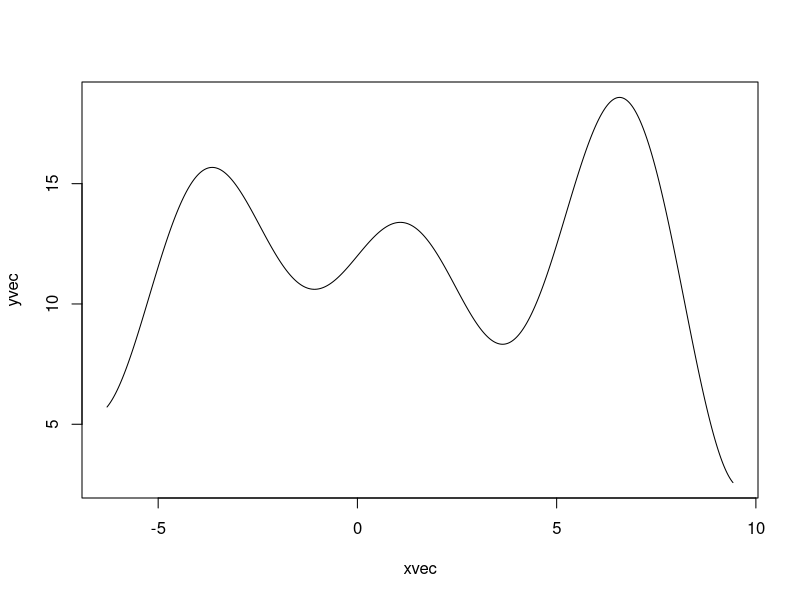

Generate this figure with R: (Note: this script raises an error after producing the figure.)
xvec <- seq(-2 * pi, 3 * pi, length = 560)
foo  <- function(x) { sin(x) + x * cos(x) + 12 }
yvec <- foo(xvec)
plot(xvec, yvec, type = "l")

integrate(f = foo, lower = -2 * pi, upper = 3 * pi)
traprule(xvec, yvec)
